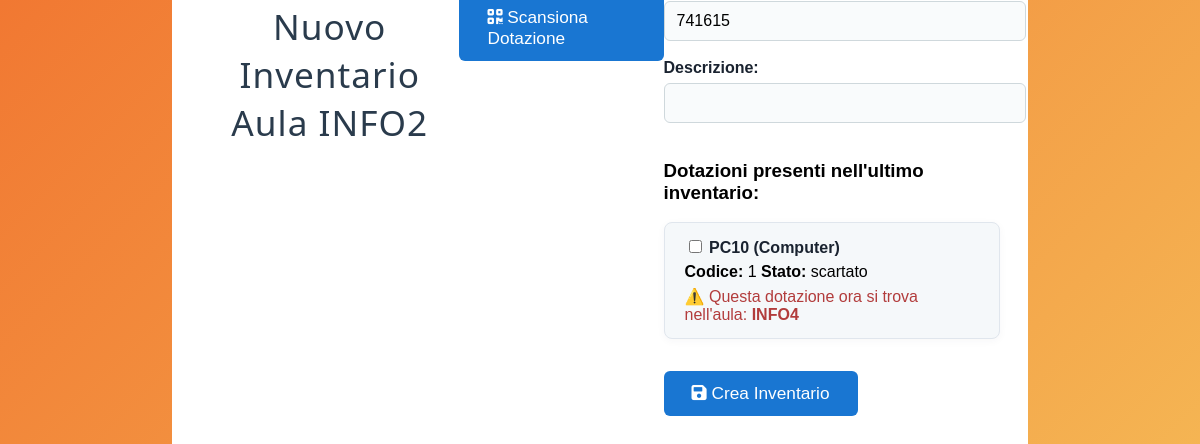
The app's page /user_page/nuovo_inventario/nuovo_inventario.php?id=INFO2 with its own data.
### tables this page shows
CREATE TABLE `dotazione` (
  `codice` varchar(50) NOT NULL,
  `nome` varchar(100) DEFAULT NULL,
  `categoria` varchar(50) DEFAULT NULL,
  `descrizione` text DEFAULT NULL,
  `stato` varchar(20) DEFAULT NULL,
  `prezzo_stimato` float(10,2) DEFAULT NULL,
  `ID_aula` varchar(20) DEFAULT NULL
);

CREATE TABLE `aula` (
  `ID_aula` varchar(20) NOT NULL,
  `descrizione` text DEFAULT NULL,
  `tipologia` varchar(20) DEFAULT NULL
);

### user_page/nuovo_inventario/nuovo_inventario.php (the view, shortened to what this page needs)
<?php
$host = 'localhost';
$db = 'inventariosdarzo';
$user = 'root';
$pass = '';
try {
    $conn = new PDO("mysql:host=$host;dbname=$db", $user, $pass);
    $conn->setAttribute(PDO::ATTR_ERRMODE, PDO::ERRMODE_EXCEPTION);
} catch (PDOException $e) {
    die("Connessione fallita: " . $e->getMessage());
}
$idAula = $_GET['id'] ?? null;
$codiceInventario = $_GET['codice_inventario'] ?? null;
$codiciDaSpuntareGET = $_GET['spuntato'] ?? [];
$stmt = $conn->prepare("
    SELECT codice_inventario, descrizione, data_inventario, scuola_appartenenza
    FROM inventario
    WHERE ID_Aula = ?
    ORDER BY data_inventario DESC
    LIMIT 1
");
$stmt->execute([$idAula]);
$lastInventario = $stmt->fetch(PDO::FETCH_ASSOC);
$dotazioni = [];
if ($lastInventario) {
    $stmt = $conn->prepare("
        SELECT d.codice, d.nome, d.categoria, d.descrizione, d.stato
        FROM riga_inventario ri
        JOIN dotazione d ON ri.codice_dotazione = d.codice
        WHERE ri.codice_inventario = ?
    ");
    $stmt->execute([$lastInventario['codice_inventario']]);
    $dotazioni = $stmt->fetchAll(PDO::FETCH_ASSOC);
    $scuolaAppartenenza = $lastInventario['scuola_appartenenza'];
} else {
    $scuolaAppartenenza = null;
}
$errors = [];
$dotazioniSpuntatePOST = $_POST['dotazione_presente'] ?? [];
if ($_SERVER['REQUEST_METHOD'] === 'POST' && isset($_POST['descrizione'])) {
    $descrizione = trim($_POST['descrizione']);
    $codiceInventarioPOST = $_POST['codice_inventario'];
    $dotazioniSelezionate = $_POST['dotazione_presente'] ?? [];
    $conferma = $_POST['conferma'] ?? null;
    if (!$descrizione) {
        $errors[] = "La descrizione è obbligatoria.";
    }
    if (!$idAula) {
        $errors[] = "ID aula mancante.";
    }
    if (!$codiceInventarioPOST) {
        $errors[] = "Codice inventario mancante.";
    }
    if (empty($errors) && !$conferma) {
        ?>
        <!DOCTYPE html>
        <html lang="it">
        <head>
            <meta charset="UTF-8">
            <meta name="viewport" content="width=device-width, initial-scale=1.0">
            <title>Nuovo Inventario - Aula <?= htmlspecialchars($idAula) ?></title>
            <link rel="stylesheet" href="../../assets/css/background.css">
            <link rel="stylesheet" href="../../assets/css/shared_style_user_admin.css">
            <link rel="stylesheet" href="nuovo_inventario.css">
            <link rel="stylesheet" href="https://cdnjs.cloudflare.com/ajax/libs/font-awesome/6.0.0-beta3/css/all.min.css">
        </head>
        <body>
        <div class="container">
            <h1>Conferma creazione inventario</h1>
            <p>Sei sicuro di voler creare un nuovo inventario per l'aula <b><?= htmlspecialchars($idAula) ?></b>?</p>
            <form method="post" class="form-inventario">
                <input type="hidden" name="codice_inventario" value="<?= htmlspecialchars($codiceInventarioPOST) ?>">
                <input type="hidden" name="descrizione" value="<?= htmlspecialchars($descrizione) ?>">
                <?php foreach ($dotazioniSelezionate as $codice): ?>
                    <input type="hidden" name="dotazione_presente[]" value="<?= htmlspecialchars($codice) ?>">
                <?php endforeach; ?>
                <input type="hidden" name="conferma" value="1">
                <button type="submit" class="btn-save"><i class="fa fa-save"></i> Conferma</button>
                <a href="nuovo_inventario.php?id=<?= urlencode($idAula) ?>&codice_inventario=<?= urlencode($codiceInventarioPOST) ?>" class="btn-back">Annulla</a>
            </form>
        </div>
        </body>
        </html>
        <?php
        exit;
    }
    if (empty($errors) && $conferma) {
        $stmt = $conn->prepare("
            INSERT INTO inventario (codice_inventario, data_inventario, descrizione, ID_Aula, scuola_appartenenza)
            VALUES (?, NOW(), ?, ?, ?)
        ");
        $stmt->execute([$codiceInventarioPOST, $descrizione, $idAula, $scuolaAppartenenza]);
        $stmtCheck = $conn->prepare("SELECT 1 FROM riga_inventario WHERE codice_dotazione = ? AND codice_inventario = ?");
        $stmtInsert = $conn->prepare("INSERT INTO riga_inventario (codice_dotazione, codice_inventario) VALUES (?, ?)");
        foreach ($dotazioniSelezionate as $codiceDotazione) {
            $stmtCheck->execute([$codiceDotazione, $codiceInventarioPOST]);
            if (!$stmtCheck->fetchColumn()) {
                try {
                    $stmtInsert->execute([$codiceDotazione, $codiceInventarioPOST]);
                } catch (PDOException $e) {
                    if ($e->getCode() != 23000) {
                        throw $e;
                    }
                }
            }
        }
        $_SESSION['success_message'] = "Inventario creato con successo!";
        header("Location: ../inventari/inventari.php?id=" . urlencode($idAula));
        exit;
    }
} else {
    if (!$codiceInventario) {
        do {
            $codiceInventario = str_pad(strval(random_int(0, 999999)), 6, '0', STR_PAD_LEFT);
            $stmt = $conn->prepare("SELECT 1 FROM inventario WHERE codice_inventario = ?");
            $stmt->execute([$codiceInventario]);
        } while ($stmt->fetchColumn());
    }
}
$codiciDaSpuntare = array_unique(array_merge($codiciDaSpuntareGET, $dotazioniSpuntatePOST));
?>
<!DOCTYPE html>
<html lang="it">
<head>
    <link rel="stylesheet" href="../../assets/css/background.css">
    <link rel="stylesheet" href="../assets/css/shared_style_user_admin.css">
    <link rel="stylesheet" href="nuovo_inventario.css">
    <link rel="stylesheet" href="https://cdnjs.cloudflare.com/ajax/libs/font-awesome/6.0.0-beta3/css/all.min.css">
</head>
<body>
<div class="container">
    <h1>Nuovo Inventario<br><span class="subtitle">Aula <?= htmlspecialchars($idAula) ?></span></h1>
    <div class="actions-bar">
        <a href="scan.php?<?= http_build_query([
            'id' => $idAula,
            'codice_inventario' => $codiceInventario,
            'spuntato' => $codiciDaSpuntare
        ]) ?>" class="btn-scan"><i class="fa fa-qrcode"></i> Scansiona Dotazione</a>
    </div>
    <form method="post" class="form-inventario">
        <div class="form-group">
            <input type="text" id="codice_inventario" value="<?= htmlspecialchars($codiceInventario) ?>" readonly>
        </div>
        <div class="form-group">
            <label for="descrizione">Descrizione:</label>
            <input type="text" id="descrizione" name="descrizione" required value="<?= isset($_POST['descrizione']) ? htmlspecialchars($_POST['descrizione']) : '' ?>">
        </div>
        <?php if ($dotazioni): ?>
            <h3>Dotazioni presenti nell'ultimo inventario:</h3>
            <div class="dotazioni-list">
                <?php foreach ($dotazioni as $d): ?>
                    <?php
                        $spuntata = in_array($d['codice'], $codiciDaSpuntare);
                        $nomeAulaDestinazione = null;
                        $stmtAula = $conn->prepare("SELECT ID_Aula FROM dotazione WHERE codice = ?");
                        $stmtAula->execute([$d['codice']]);
                        $idAulaDotazione = $stmtAula->fetchColumn();
                        if ($idAulaDotazione && $idAulaDotazione != $idAula) {
                            $stmtNomeAula = $conn->prepare("SELECT ID_Aula FROM aula WHERE ID_Aula = ?");
                            $stmtNomeAula->execute([$idAulaDotazione]);
                            $nomeAulaDestinazione = $stmtNomeAula->fetchColumn();
                        }
                    ?>
                    <div class="dotazione <?= $spuntata ? 'spuntata' : '' ?>">
                        <label>
                            <input type="checkbox" name="dotazione_presente[]" value="<?= htmlspecialchars($d['codice']) ?>" <?= $spuntata ? 'checked' : '' ?>>
                            <span class="dotazione-nome"><?= htmlspecialchars($d['nome']) ?></span>
                            <span class="dotazione-cat">(<?= htmlspecialchars($d['categoria']) ?>)</span>
                        </label>
                        <div class="dotazione-info">
                            <span><b>Codice:</b> <?= htmlspecialchars($d['codice']) ?></span>
                            <span><b>Stato:</b> <?= htmlspecialchars($d['stato']) ?></span>
                        </div>
                        <?php if ($idAulaDotazione && $idAulaDotazione != $idAula): ?>
                            <div class="alert" style="color:#b23c3c; margin-top:6px;">
                                ⚠️ Questa dotazione ora si trova nell'aula: <b><?= htmlspecialchars($nomeAulaDestinazione ?: $idAulaDotazione) ?></b>
                            </div>
                        <?php endif; ?>
                    </div>
                <?php endforeach; ?>
            </div>
        <?php else: ?>
            <p class="no-dotazioni">Nessuna dotazione nell'ultimo inventario.</p>
        <?php endif; ?>
        <button type="submit" class="btn-save"><i class="fa fa-save"></i> Crea Inventario</button>
    </form>
</div>
</body>
</html>

### assets/css/background.css (style rules this page uses)
body { font-family: Arial, sans-serif; background: linear-gradient(-45deg, #f17832, #fec11a, #f7da67, #f17832); background-size: 400% 400%; animation: gradientMove 10s ease infinite; }

### assets/css/shared_style_user_admin.css (style rules this page uses)
html, body { height: 100%; margin: 0; padding: 0; overflow: hidden; display: flex; justify-content: center; align-items: center; font-family: Arial, Helvetica, sans-serif; }
.container { background-color: #fbfbfb; width: 75vw; height: 90vh; display: flex; border-radius: 20px; box-shadow: 0 0 10px rgba(0, 0, 0, 0.1); }
a { text-decoration: none; }
h1 { font-family:'Segoe UI', Tahoma, Geneva, Verdana, sans-serif; margin-top: 25px; font-weight: 500; }

### user_page/nuovo_inventario/nuovo_inventario.css (style rules this page uses)
.container { max-width: 800px; margin: 40px auto; background: #fff; border-radius: 14px; box-shadow: 0 4px 24px rgba(0,0,0,0.09); padding: 36px 28px; }
h1 { text-align: center; color: #2a3b4c; margin-bottom: 32px; font-size: 2.2em; letter-spacing: 1px; }
label { font-weight: 600; color: #1a2330; margin-bottom: 6px; display: block; }
input[type="text"] { width: 100%; padding: 10px 12px; margin-bottom: 18px; border: 1px solid #cfd8dc; border-radius: 6px; font-size: 1em; background: #f9fbfc; transition: border 0.2s; }
button[type="submit"], .btn-scan { background: #1976d2; color: #fff; border: none; border-radius: 6px; padding: 12px 28px; font-size: 1.08em; cursor: pointer; margin-top: 18px; transition: background 0.2s; text-decoration: none; display: inline-block; }
.dotazione { background: #f5f8fa; border: 1px solid #e0e6ed; border-radius: 8px; padding: 14px 20px; margin-bottom: 14px; transition: box-shadow 0.2s; box-shadow: 0 2px 8px rgba(42,59,76,0.04); }

### records on screen
dotazione: nome "PC10", categoria "Computer", codice "1", stato "scartato", ID_aula.ID_aula "INFO4"

### other values on screen
$idAula "INFO2"
